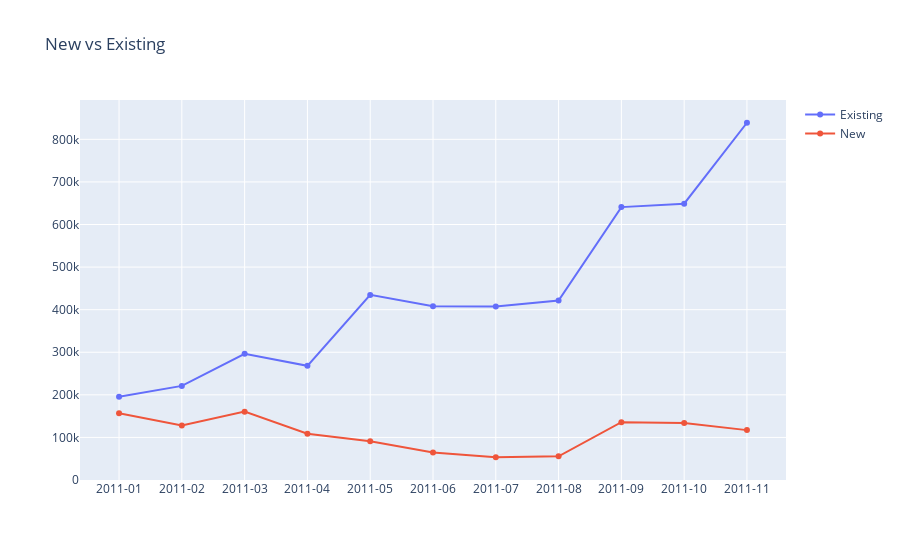

The code cell stored with this chart in its notebook:
### Markdown cell above
### New Customer Ratio

Note: This cell contains a merge operationa and should be run only once.

### Code cell
#create a dataframe contaning CustomerID and first purchase date
df_min_purchase = df_uk.groupby('CustomerID').InvoiceDate.min().reset_index()
df_min_purchase.columns = ['CustomerID','MinPurchaseDate']
# Assuming df_min_purchase is your DataFrame
df_min_purchase['MinPurchaseDate'] = pd.to_datetime(df_min_purchase['MinPurchaseDate'], format='%Y-%m-%d %H:%M:%S')
df_min_purchase['MinPurchaseYearMonth'] = df_min_purchase['MinPurchaseDate'].dt.to_period('M').astype(str)


#merge first purchase date column to our main dataframe (df_uk)
df_uk = pd.merge(df_uk, df_min_purchase, on='CustomerID')

#if User's First Purchase Year Month before the selected Invoice Year Month
df_uk['UserType'] = 'New'
df_uk.loc[df_uk['YearMonth']>df_uk['MinPurchaseYearMonth'],'UserType'] = 'Existing'

#calculate the Revenue per month for each user type
df_user_type_revenue = df_uk.groupby(['YearMonth','UserType'])['Revenue'].sum().reset_index()

#filtering the dates and plot the result
df_user_type_revenue = df_user_type_revenue.query("YearMonth != '2010-12' and YearMonth != '2011-12'")
plot_data = [
    go.Scatter(
        x=df_user_type_revenue.query("UserType == 'Existing'")['YearMonth'],
        y=df_user_type_revenue.query("UserType == 'Existing'")['Revenue'],
        name = 'Existing'
    ),
    go.Scatter(
        x=df_user_type_revenue.query("UserType == 'New'")['YearMonth'],
        y=df_user_type_revenue.query("UserType == 'New'")['Revenue'],
        name = 'New'
    )
]

plot_layout = go.Layout(
        xaxis={"type": "category"},
        title='New vs Existing'
    )
fig = go.Figure(data=plot_data, layout=plot_layout)
pyoff.iplot(fig)

### Figure 1 — Plotly figure (JSON) as saved in the notebook; plotly's stock layout.template omitted (floating-point values rounded to 4 significant figures)
{"data": [{"name": "Existing", "type": "scatter", "x": ["2011-01", "2011-02", "2011-03", "2011-04", "2011-05", "2011-06", "2011-07", "2011-08", "2011-09", "2011-10", "2011-11"], "y": [195300.0, 221000.0, 296400.0, 268200.0, 434700.0, 408000.0, 407700.0, 421400.0, 640900.0, 648800.0, 839000.0]}, {"name": "New", "type": "scatter", "x": ["2011-01", "2011-02", "2011-03", "2011-04", "2011-05", "2011-06", "2011-07", "2011-08", "2011-09", "2011-10", "2011-11"], "y": [156700.0, 127859, 160600.0, 108500.0, 90850.0, 64480.0, 53450.0, 55620.0, 135700.0, 133900.0, 117200.0]}], "layout": {"title": {"text": "New vs Existing"}, "xaxis": {"type": "category"}}}
